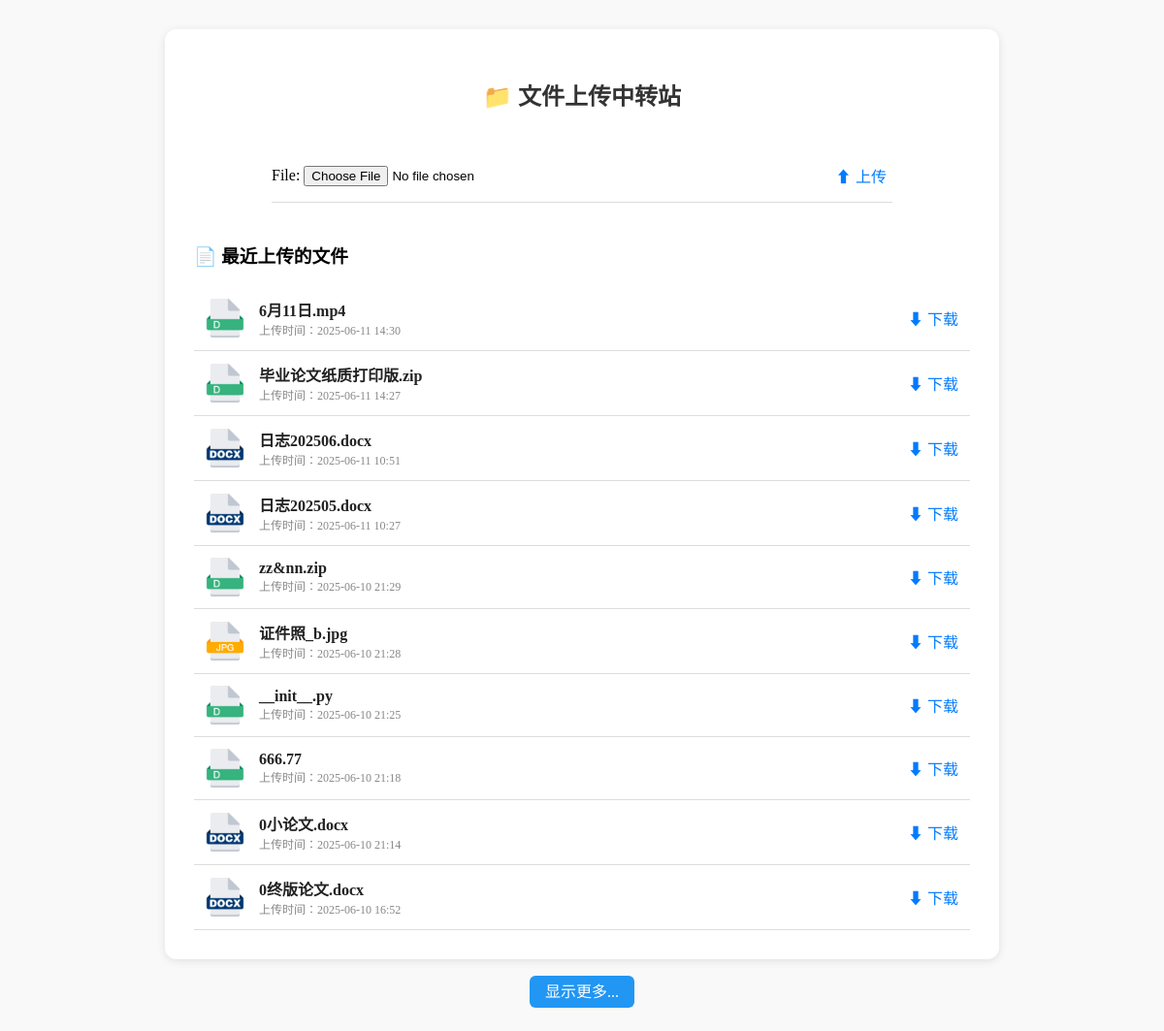
Before: /upload/ with the older database file.
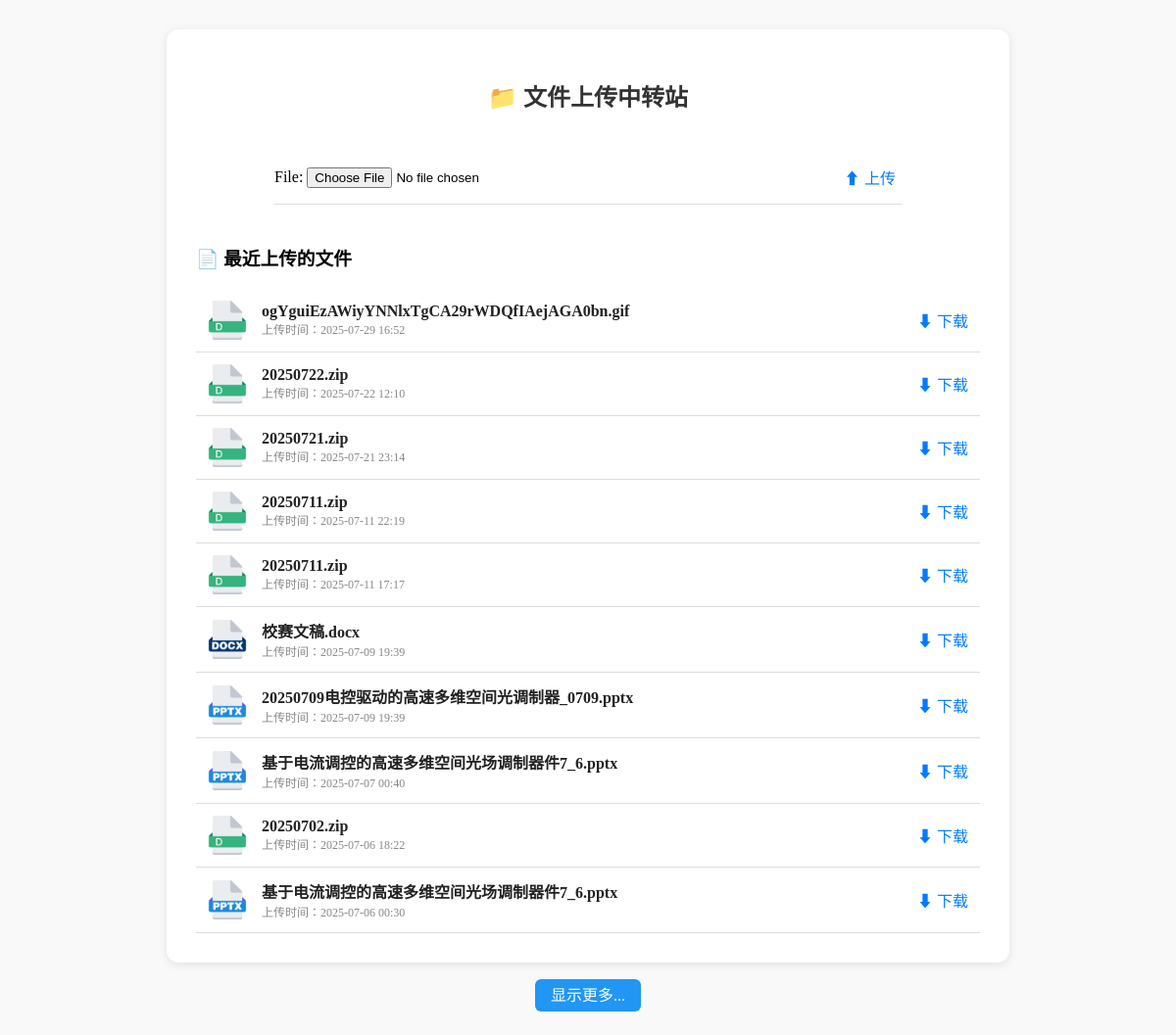
After: the same page with the newer database file.
### xmu/models.py (models this page shows, shortened)
class UploadedFile(models.Model):
    file = models.FileField(upload_to=user_directory_path)
    title = models.CharField(max_length=255)
    uploaded_at = models.DateTimeField(auto_now_add=True)
    def file_ext(self):
        return os.path.splitext(self.file.name)[1][1:].lower()

### xmu/views.py (the view)
# urls.py: path('upload/', views.upload_file, name='upload_file'),
def upload_file(request):
    if request.method == 'POST':
        form = UploadForm(request.POST, request.FILES)
        if form.is_valid():
            uploaded_file = form.save(commit=False)
            uploaded_file.title = request.FILES['file'].name
            uploaded_file.save()
            return redirect('upload_file')
    else:
        form = UploadForm()
    show_all = request.GET.get("all") == "1"
    if show_all:
        files = UploadedFile.objects.order_by('-uploaded_at')
    else:
        files = UploadedFile.objects.order_by('-uploaded_at')[:10]
    return render(request, 'upload.html', {
        'form': form,
        'files': files,
        'show_all': show_all
    })

### xmu/forms.py
class UploadForm(forms.ModelForm):
    class Meta:
        model = UploadedFile
        fields = ['file']

### xmu/templates/upload.html (shortened to what this page needs)
<!DOCTYPE html>
<html lang="en">
<head>
    {% load static %}
    <link rel="stylesheet" href="{% static 'css/upload.css' %}">
</head>
<body>
    <div class="container">
        <h2>📁 文件上传中转站</h2>
        <div class="upload-box">
            <form method="post" enctype="multipart/form-data" class="upload-form">
                {{ form.as_p }}
                <button type="submit" class="upload-button">⬆ 上传</button>
            </form>
        </div>
        <h3>📄 最近上传的文件</h3>
        {% for file in files %}
        <div class="file-entry">
            <div class="file-info">
                {% with ext=file.file_ext %}
                    <img class="file-icon"
                         src="{% static 'images/'|add:ext|add:'.png' %}"
                         onerror="this.src='{% static 'images/default.png' %}'"
                         alt="icon">
                {% endwith %}
                <div class="file-text">
                    <span class="file-title">{{ file.title }}</span>
                    <small class="file-time">上传时间：{{ file.uploaded_at|date:"Y-m-d H:i" }}</small>
                </div>
            </div>
            <a href="{% url 'download_file' file.id %}" class="download-button">⬇ 下载</a>
        </div>
        {% empty %}
            <p>暂无文件。</p>
        {% endfor %}
    </div>
    {% if not show_all and files|length >= 10 %}
    <div class="load-more">
        <a href="?all=1" class="load-more-button">显示更多...
        </a>
    </div>
    {% endif %}
</body>
</html>

Changed rows visible on the page:
no longer on this page (row unchanged): UploadedFile: title "6月11日.mp4", uploaded_at "2025-06-11 14:30"
no longer on this page (row unchanged): UploadedFile: title "毕业论文纸质打印版.zip", uploaded_at "2025-06-11 14:27"
no longer on this page (row unchanged): UploadedFile: title "日志202506.docx", uploaded_at "2025-06-11 10:51"
no longer on this page (row unchanged): UploadedFile: title "日志202505.docx", uploaded_at "2025-06-11 10:27"
no longer on this page (row unchanged): UploadedFile: title "zz&nn.zip", uploaded_at "2025-06-10 21:29"
no longer on this page (row unchanged): UploadedFile: title "证件照_b.jpg", uploaded_at "2025-06-10 21:28"
no longer on this page (row unchanged): UploadedFile: title "__init__.py", uploaded_at "2025-06-10 21:25"
no longer on this page (row unchanged): UploadedFile: title "666.77", uploaded_at "2025-06-10 21:18"
no longer on this page (row unchanged): UploadedFile: title "0小论文.docx", uploaded_at "2025-06-10 21:14"
no longer on this page (row unchanged): UploadedFile: title "0终版论文.docx", uploaded_at "2025-06-10 16:52"
added UploadedFile: title "ogYguiEzAWiyYNNlxTgCA29rWDQfIAejAGA0bn.gif", uploaded_at "2025-07-29 16:52"
added UploadedFile: title "20250722.zip", uploaded_at "2025-07-22 12:10"
added UploadedFile: title "20250721.zip", uploaded_at "2025-07-21 23:14"
added UploadedFile: title "20250711.zip", uploaded_at "2025-07-11 22:19"
added UploadedFile: title "20250711.zip", uploaded_at "2025-07-11 17:17"
added UploadedFile: title "校赛文稿.docx", uploaded_at "2025-07-09 19:39"
added UploadedFile: title "20250709电控驱动的高速多维空间光调制器_0709.pptx", uploaded_at "2025-07-09 19:39"
added UploadedFile: title "基于电流调控的高速多维空间光场调制器件7_6.pptx", uploaded_at "2025-07-07 00:40"
added UploadedFile: title "20250702.zip", uploaded_at "2025-07-06 18:22"
added UploadedFile: title "基于电流调控的高速多维空间光场调制器件7_6.pptx", uploaded_at "2025-07-06 00:30"
